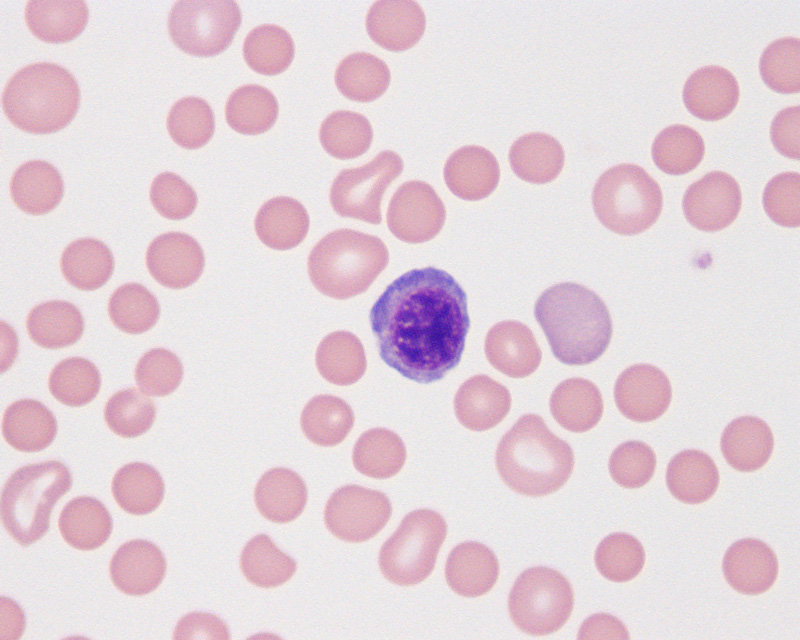
%> input picture Kasus6.jpg, 800 x 640 px
$ octave lagi.m   (GNU Octave 9; MATLAB toolbox functions it lacks are replaced by stand-ins)
%> lines starting %> are read from the running program, lines starting %| are printed output that depends on the picture; in (x1, y1, x2, y2) boxes, pixels count from 0 and x2, y2 are one past the last pixel; in counts of white or black regions, pixels touching at a corner belong together; the program's own positions count from 1
citraAsli = imread("Kasus6.jpg");
%> citraAsli is the input picture: size 640x800x3 uint8; mean R, G, B 228.1, 211.9, 219.2
citraGray = rgb2gray(citraAsli);
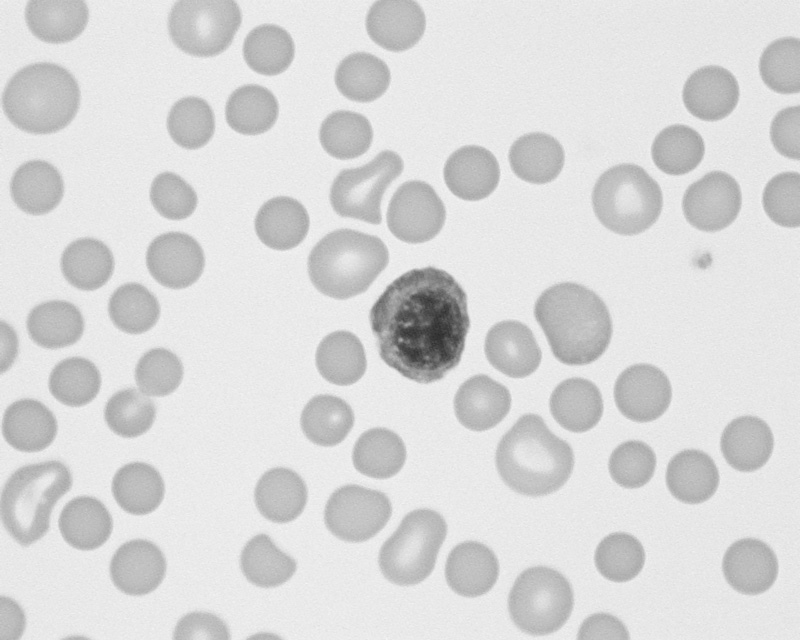
%> citraGray: size 640x800 uint8; min 43, max 245, mean 217.6

h5 = 1/25*ones(5,5);
citraKonv5 = conv2(citraGray, h5, 'same');
[counts,  idx] = imhist(citraGray);
%> counts = 256 values, max 54324 at index 233, min 0 at index 1, mean 2000; idx = 256 values from 0 to 255

[row col] = size(citraGray);
%> row = 640; col = 800
citraBiner = zeros(row, col);

for i=1:row
  for j=1:col
    if (citraGray(i,j)<216)
      citraBiner(i,j)=1;
    end
  end
end
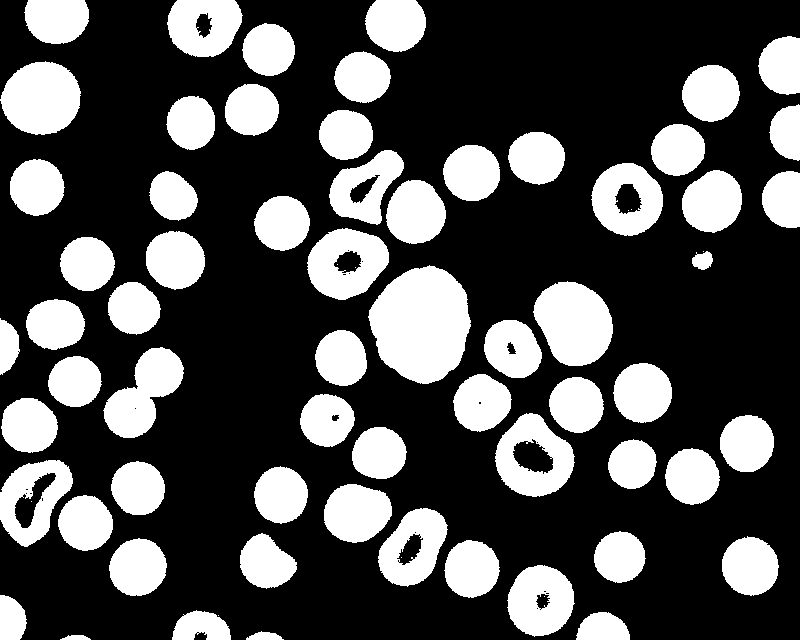
%> citraBiner: size 640x800 double; values 0 (black) and 1 (white), 30.8% white; 72 white regions (9 under 20 px), largest, box (x1, y1, x2, y2) and area: (368, 265, 471, 384) 8985, (533, 281, 613, 366) 4998, (0, 61, 81, 135) 4551

%citraBiner = im2bw(citraGray);

[L num] = bwlabel(citraBiner);
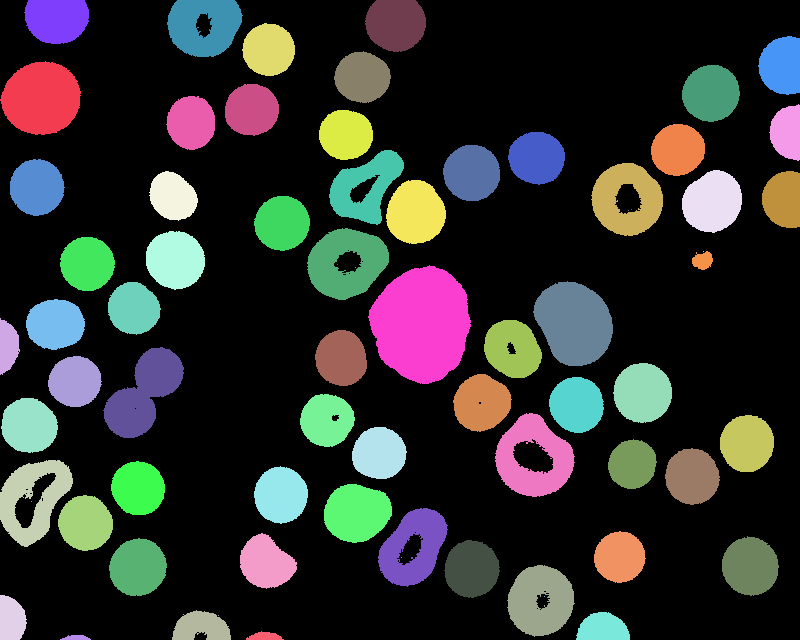
%> L: size 640x800 double; 73 distinct labels, from 0 to 72; one colour per label, 0 black
%> num = 72

ciriBentuk = regionprops(L, 'Area');
%> ciriBentuk = 72 regions; largest, Area: 8985, 4998, 4551, 3954, 3919
luas = [ciriBentuk.Area];
%> luas = 72 values, max 8985 at index 41, min 1 at index 9, mean 2192.3

rerataR = regionprops(L, citraAsli(:,:,1), 'MeanIntensity');
%> rerataR = 72 regions; first 5, MeanIntensity: 221.2, 218.6, 216.8, 218.4, 215.1
rerataG = regionprops(L, citraAsli(:,:,2), 'MeanIntensity');
%> rerataG = 72 regions; first 5, MeanIntensity: 179.4, 175.7, 178.8, 174, 169.6
rerataB = regionprops(L, citraAsli(:,:,3), 'MeanIntensity');
%> rerataB = 72 regions; first 5, MeanIntensity: 192.9, 191.6, 195.5, 188.1, 184.8
ciriWarna = [rerataR.MeanIntensity;rerataG.MeanIntensity;rerataB.MeanIntensity]';
%> ciriWarna = 72 rows, first 12: [221.2 179.4 192.9; 218.6 175.7 191.6; 216.8 178.8 195.5; 218.4 174 188.1; 215.1 169.6 184.8; 219.3 175.3 189.7; 220.3 176.9 193.2; 217.3 173.3 188.4; 229 206 216; 216.1 169.9 185.6; 216.8 171 185.8; 217.7 172.9 188.6]

Ciri = [ciriWarna luas'];
%> Ciri = 72 rows, first 8: [221.2 179.4 192.9 4551; 218.6 175.7 191.6 812; 216.8 178.8 195.5 3421; 218.4 174 188.1 999; 215.1 169.6 184.8 2433; 219.3 175.3 189.7 2415; 220.3 176.9 193.2 2401; 217.3 173.3 188.4 2346]

idxCanc = find((Ciri(:,1)<203));
%> idxCanc = 41

citraHasil = zeros(row, col);

for i=1:length(idxCanc)
  indexC = find(L==idxCanc(i));
  citraHasil(indexC) = 1;
end
%> this loop made 1 pass
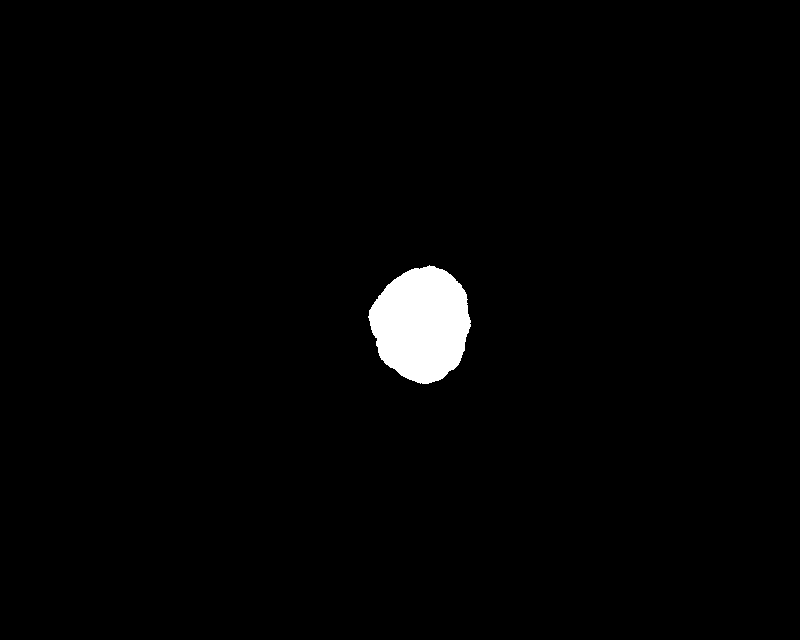
%> citraHasil: size 640x800 double; values 0 (black) and 1 (white), 1.8% white; 1 white region, box (x1, y1, x2, y2) and area: (368, 265, 471, 384) 8985

figure, subplot(2,2,1), imshow(citraAsli), title("Citra Asli"),
subplot(2,2,2), imshow(citraGray), title("Citra Abu"),
subplot(2,2,3), imshow(citraBiner), title("Citra Biner"),
subplot(2,2,4), imshow(citraHasil), title("Hasil")

$ run again, with Kasus7.jpg copied over Kasus6.jpg
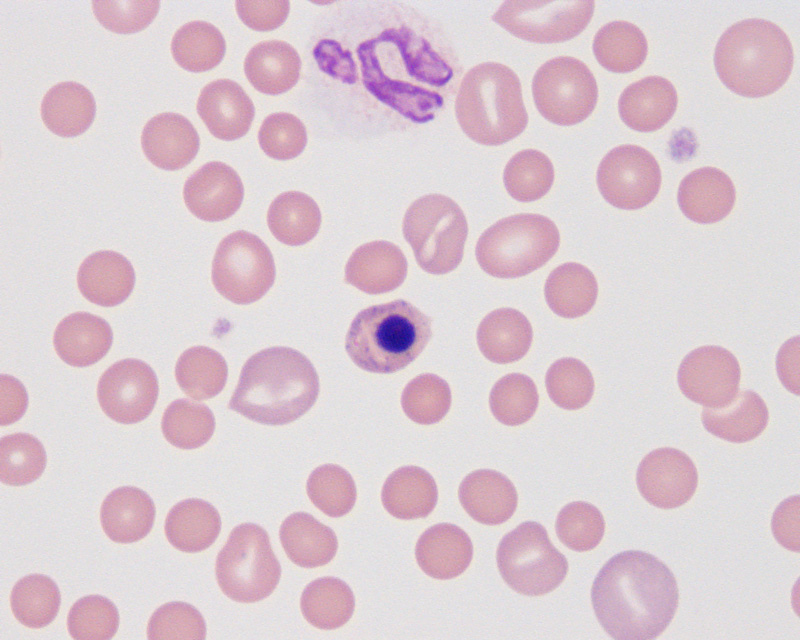
%> input picture Kasus7.jpg, 800 x 640 px
%> citraAsli is the input picture: size 640x800x3 uint8; mean R, G, B 220.6, 204.5, 212
%> counts = 256 values, max 57176 at index 226, min 0 at index 1, mean 2000; idx = 256 values from 0 to 255
%> after the loop `for i=1:row`:
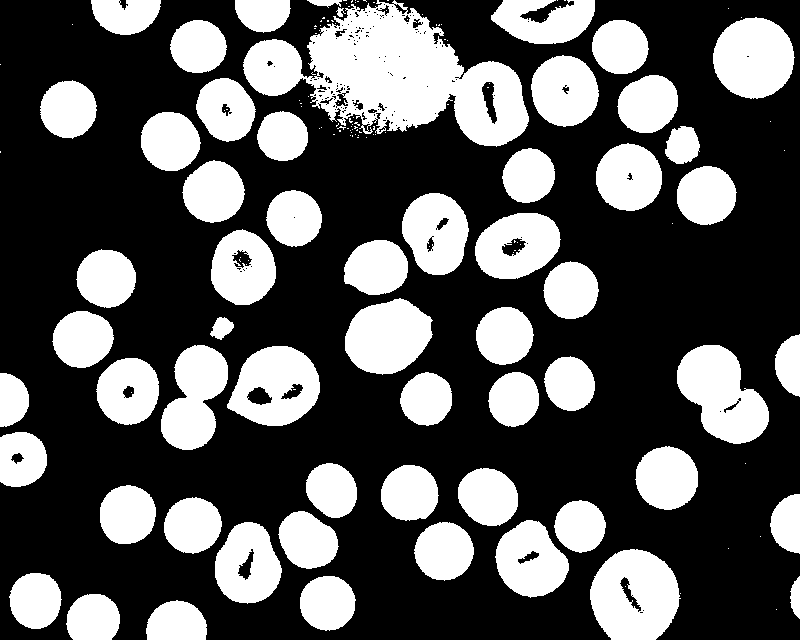
%> citraBiner: size 640x800 double; values 0 (black) and 1 (white), 34.6% white; 156 white regions (97 under 20 px), largest, box (x1, y1, x2, y2) and area: (243, 0, 529, 147) 21184, (590, 549, 681, 640) 6272, (677, 345, 769, 444) 5744
%> L: size 640x800 double; 157 distinct labels, from 0 to 156
%> num = 156
%> ciriBentuk = 156 regions; largest, Area: 21184, 6272, 5744, 5167, 5048
%> luas = 156 values, max 21184 at index 31, min 1 at index 1, mean 1134.5
%> rerataR = 156 regions; first 5, MeanIntensity: 222, 220, 208.7, 211.6, 210.6
%> rerataG = 156 regions; first 5, MeanIntensity: 210, 212.5, 165.3, 172.1, 168.1
%> rerataB = 156 regions; first 5, MeanIntensity: 222, 217, 182.4, 188.6, 185
%> ciriWarna = 156 rows, first 12: [222 210 222; 220 212.5 217; 208.7 165.3 182.4; 211.6 172.1 188.6; 210.6 168.1 185; 211.7 169.7 186.6; 210.2 166.8 184.1; 209.6 164.7 182.7; 218 214 213; 210 165.3 182.8; 215.3 177.4 194.4; 210.6 169.4 187.4]
%> Ciri = 156 rows, first 8: [222 210 222 1; 220 212.5 217 2; 208.7 165.3 182.4 1256; 211.6 172.1 188.6 2122; 210.6 168.1 185 2307; 211.7 169.7 186.6 2552; 210.2 166.8 184.1 2689; 209.6 164.7 182.7 2079]
%> idxCanc = [66; 140]
%> the loop `for i=1:length(idxCanc)` made 2 passes
%> after the loop `for i=1:length(idxCanc)`:
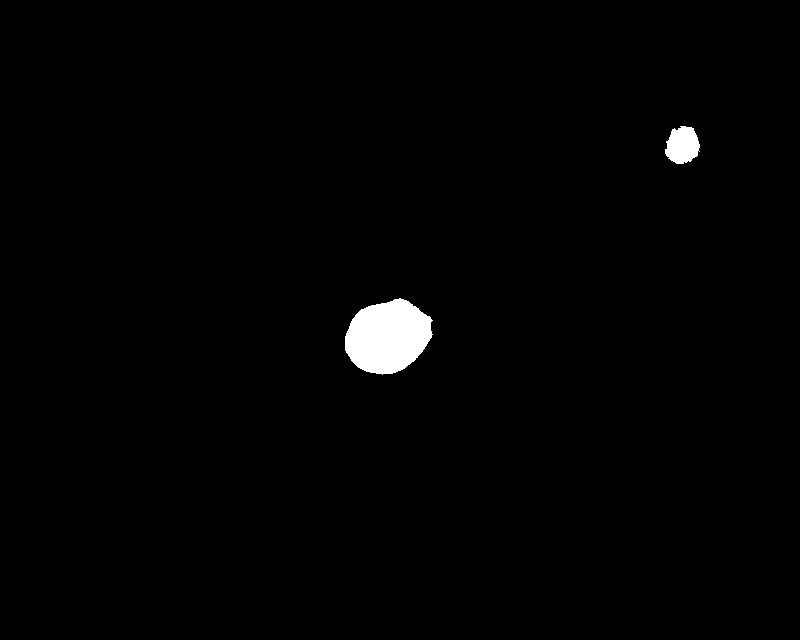
%> citraHasil: size 640x800 double; values 0 (black) and 1 (white), 1.2% white; 2 white regions, box (x1, y1, x2, y2) and area: (345, 298, 433, 375) 4947, (665, 126, 700, 164) 999

$ run again, with imageTest.jpg copied over Kasus6.jpg
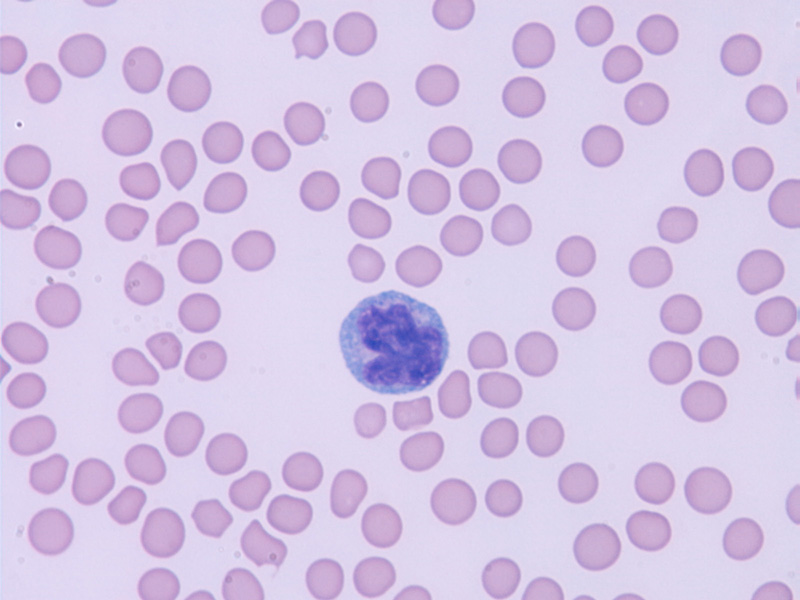
%> input picture imageTest.jpg, 800 x 600 px
%> citraAsli is the input picture: size 600x800x3 uint8; mean R, G, B 213.2, 197.3, 229.1
%> counts = 256 values, max 74242 at index 221, min 0 at index 1, mean 1875; idx = 256 values from 0 to 255
%> `[L num] = bwlabel(citraBiner);`:
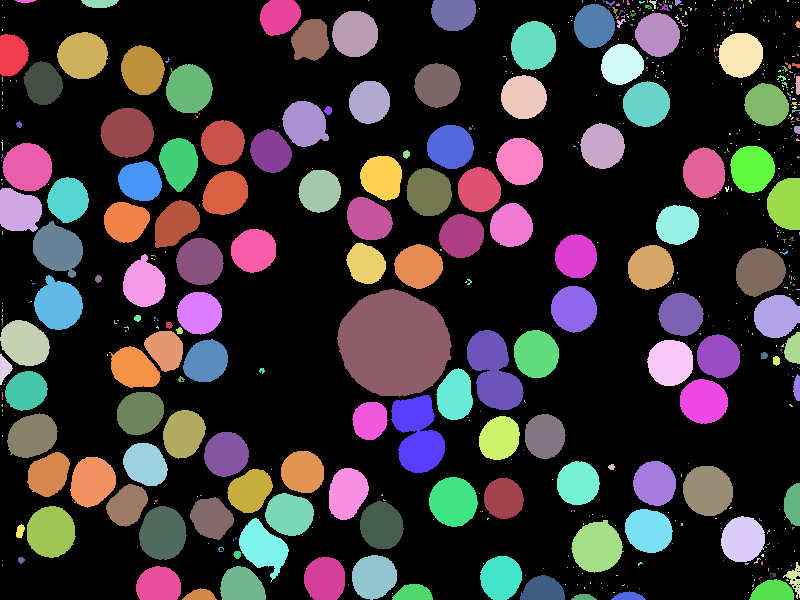
%> L: size 600x800 double; 587 distinct labels, from 0 to 586; one colour per label, 0 black
%> num = 586
%> ciriBentuk = 586 regions; largest, Area: 9369, 2888, 2835, 2086, 2013
%> luas = 586 values, max 9369 at index 140, min 1 at index 7, mean 306.8
%> rerataR = 586 regions; first 5, MeanIntensity: 198.2, 199.7, 200, 185.7, 216.8
%> rerataG = 586 regions; first 5, MeanIntensity: 166.7, 170.5, 168.4, 164.2, 209
%> rerataB = 586 regions; first 5, MeanIntensity: 210.7, 213.5, 212.3, 212.2, 237.8
%> ciriWarna = 586 rows, first 12: [198.2 166.7 210.7; 199.7 170.5 213.5; 200 168.4 212.3; 185.7 164.2 212.2; 216.8 209 237.8; 214.2 211 236.5; 215 211 236; 213 211.3 238.7; 213.4 211.1 237.4; 218.8 208 239.8; 216 210 238; 216.5 210 238]
%> Ciri = 586 rows, first 8: [198.2 166.7 210.7 986; 199.7 170.5 213.5 1488; 200 168.4 212.3 1714; 185.7 164.2 212.2 217; 216.8 209 237.8 10; 214.2 211 236.5 4; 215 211 236 1; 213 211.3 238.7 3]
%> idxCanc = 114 values from 1 to 562
%> the loop `for i=1:length(idxCanc)` made 114 passes
%> after the loop `for i=1:length(idxCanc)`:
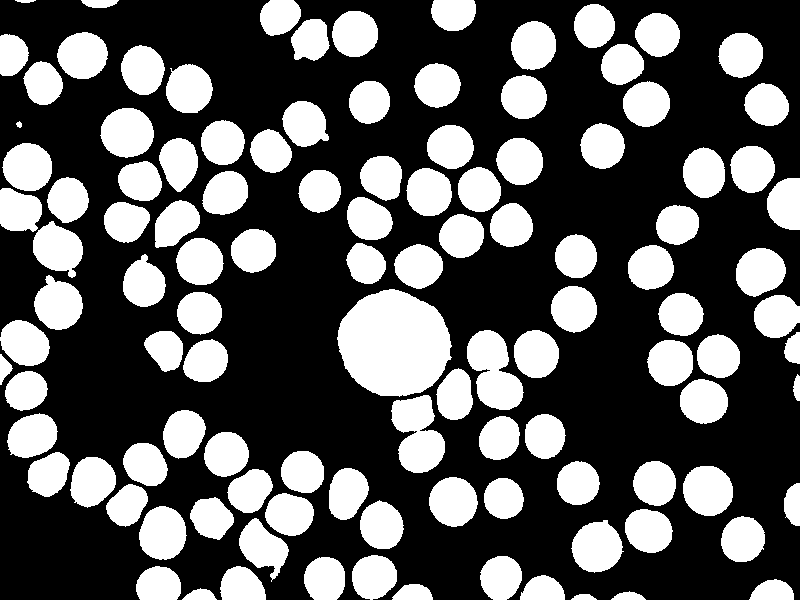
%> citraHasil: size 600x800 double; values 0 (black) and 1 (white), 35.6% white; 114 white regions, largest, box (x1, y1, x2, y2) and area: (337, 289, 452, 397) 9369, (467, 330, 524, 410) 2888, (391, 395, 445, 473) 2835
